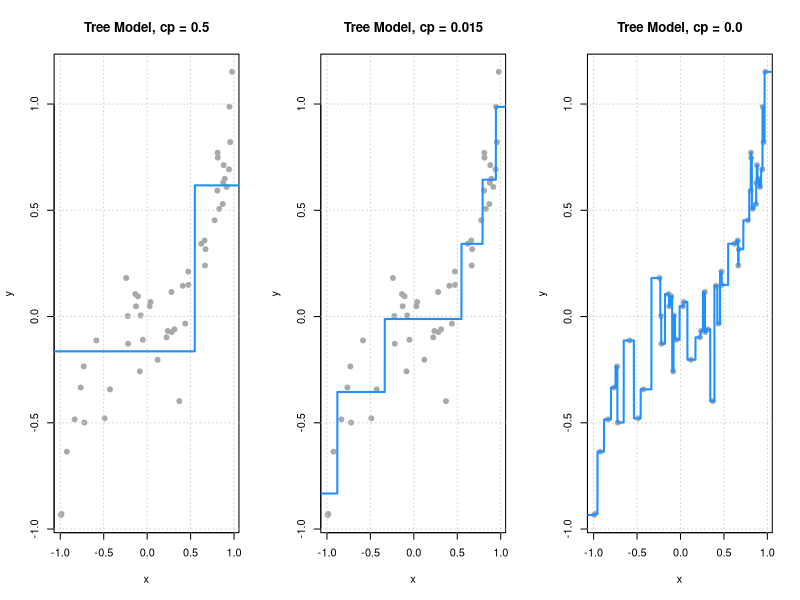
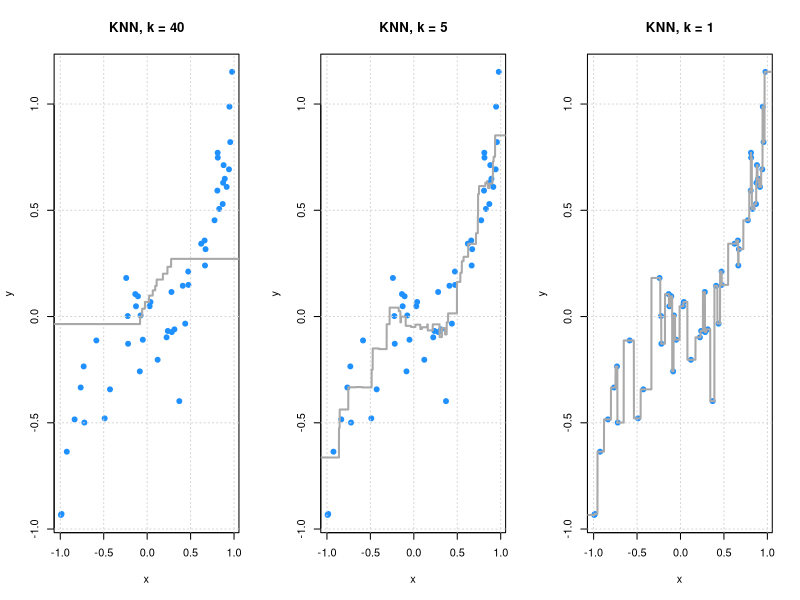
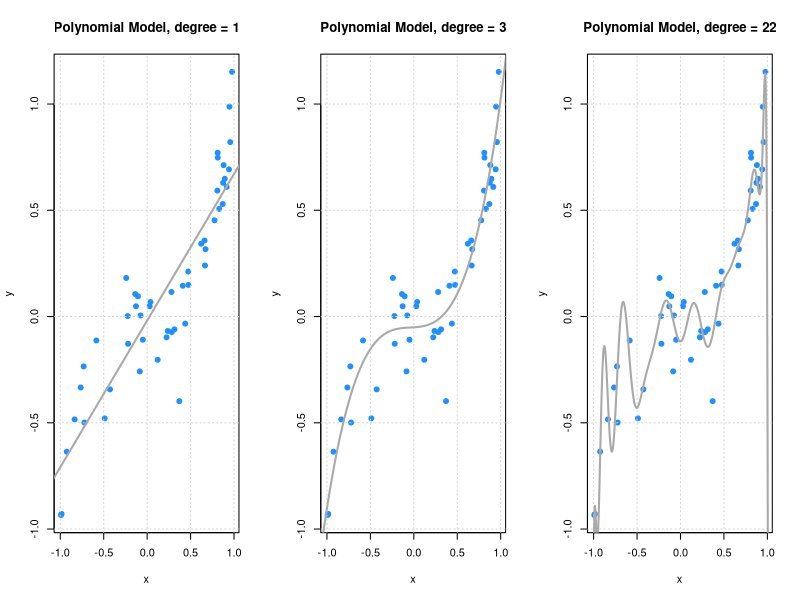
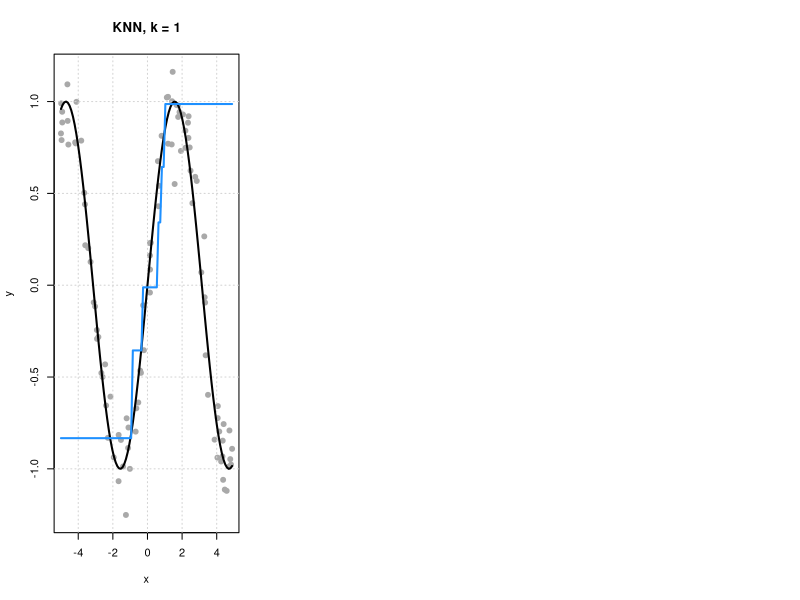

Generate these figures, in order, with R:
## ---- chunk 1
## load packages
library(rpart)
library(FNN)
## ---- chunk 2
# simulate data

## signal
f = function(x) {
  x ^ 3
}

## define data generating processs
get_sim_data = function(f, sample_size = 50) {
  x = runif(n = sample_size, min = -1, max = 1)
  y = rnorm(n = sample_size, mean = f(x), sd = 0.15)
  data.frame(x, y)
}

## simualte training data
set.seed(42)
sim_trn_data = get_sim_data(f = f)

## simulate testing data
set.seed(3)
sim_tst_data = get_sim_data(f = f)

## create grid for plotting
x_grid = data.frame(x = seq(-1.5, 1.5, 0.001))
## ---- chunk 3
# fit models

## tree models
tree_fit_l = rpart(y ~ x, data = sim_trn_data, 
                   control = rpart.control(cp = 0.500, minsplit = 2))
tree_fit_m = rpart(y ~ x, data = sim_trn_data, 
                   control = rpart.control(cp = 0.015, minsplit = 2))
tree_fit_h = rpart(y ~ x, data = sim_trn_data, 
                   control = rpart.control(cp = 0.000, minsplit = 2))

## knn models
knn_fit_l = knn.reg(train = sim_trn_data["x"], y = sim_trn_data$y, 
                    test = x_grid, k = 40)
knn_fit_m = knn.reg(train = sim_trn_data["x"], y = sim_trn_data$y, 
                    test = x_grid, k = 5)
knn_fit_h = knn.reg(train = sim_trn_data["x"], y = sim_trn_data$y, 
                    test = x_grid, k = 1)

## polynomial models
poly_fit_l = lm(y ~ poly(x,  1), data = sim_trn_data)
poly_fit_m = lm(y ~ poly(x,  3), data = sim_trn_data)
poly_fit_h = lm(y ~ poly(x, 22), data = sim_trn_data)
## ---- chunk 4
# get predictions

## tree models
tree_fit_l_pred = predict(tree_fit_l, newdata = x_grid)
tree_fit_m_pred = predict(tree_fit_m, newdata = x_grid)
tree_fit_h_pred = predict(tree_fit_h, newdata = x_grid)

## knn models
knn_fit_l_pred = knn_fit_l$pred
knn_fit_m_pred = knn_fit_m$pred
knn_fit_h_pred = knn_fit_h$pred

## polynomial models
poly_fit_l_pred = predict(poly_fit_l, newdata = x_grid)
poly_fit_m_pred = predict(poly_fit_m, newdata = x_grid)
poly_fit_h_pred = predict(poly_fit_h, newdata = x_grid)
## ---- chunk 5
# plot fitted trees

par(mfrow = c(1, 3))
plot(y ~ x, data = sim_trn_data, col = "darkgrey", pch = 20, 
     main = "Tree Model, cp = 0.5", cex = 1.5)
grid()
lines(x_grid$x, tree_fit_l_pred, col = "dodgerblue",  lwd = 2)

plot(y ~ x, data = sim_trn_data, col = "darkgrey", pch = 20,
     main = "Tree Model, cp = 0.015", cex = 1.5)
grid()
lines(x_grid$x, tree_fit_m_pred, col = "dodgerblue",  lwd = 2)

plot(y ~ x, data = sim_trn_data, col = "darkgrey", pch = 20, 
     main = "Tree Model, cp = 0.0", cex = 1.5)
grid()
lines(x_grid$x, tree_fit_h_pred, col = "dodgerblue",  lwd = 2)
## ---- chunk 6
# plot fitted KNN

par(mfrow = c(1, 3))
plot(y ~ x, data = sim_trn_data, col = "dodgerblue", pch = 20, 
     main = "KNN, k = 40", cex = 1.5)
grid()
lines(x_grid$x, knn_fit_l_pred, col = "darkgrey",  lwd = 2)

plot(y ~ x, data = sim_trn_data, col = "dodgerblue", pch = 20,
     main = "KNN, k = 5", cex = 1.5)
grid()
lines(x_grid$x, knn_fit_m_pred, col = "darkgrey",  lwd = 2)

plot(y ~ x, data = sim_trn_data, col = "dodgerblue", pch = 20, 
     main = "KNN, k = 1", cex = 1.5)
grid()
lines(x_grid$x, knn_fit_h_pred, col = "darkgrey",  lwd = 2)
## ---- chunk 7
# plot fitted polynomials
par(mfrow = c(1, 3))
plot(y ~ x, data = sim_trn_data, col = "dodgerblue", pch = 20, 
     main = "Polynomial Model, degree = 1", cex = 1.5)
grid()
lines(x_grid$x, poly_fit_l_pred, col = "darkgrey",  lwd = 2)

plot(y ~ x, data = sim_trn_data, col = "dodgerblue", pch = 20,
     main = "Polynomial Model, degree = 3", cex = 1.5)
grid()
lines(x_grid$x, poly_fit_m_pred, col = "darkgrey",  lwd = 2)

plot(y ~ x, data = sim_trn_data, col = "dodgerblue", pch = 20, 
     main = "Polynomial Model, degree = 22", cex = 1.5)
grid()
lines(x_grid$x, poly_fit_h_pred, col = "darkgrey",  lwd = 2)
## ---- chunk 8
## define data generating processs
gen_sim_data = function(f, sample_size = 100, x_min = -5, x_max = 5, sigma = 1) {
  x = runif(n = sample_size, min = x_min, max = x_max)
  y = rnorm(n = sample_size, mean = f(x), sd = sigma)
  data.frame(x, y)
}
## ---- chunk 9

## signal definition
f = function(x) {
  sin(x)
}

## simualte train and test data
set.seed(42)
sim_trn_data = gen_sim_data(f = f, sample_size = 100, sigma = 0.15)
sim_tst_data = gen_sim_data(f = f, sample_size = 100, sigma = 0.15)

## create grid for plotting
x_grid = data.frame(x = seq(-5, 5, 0.001))
## ---- chunk 10
plot(y ~ x, data = sim_trn_data, col = "darkgrey", pch = 20, 
     main = "KNN, k = 1", cex = 1.5)
grid()
curve(sin(x), add = TRUE, lwd = 2)
curve(predict(tree_fit_m, newdata = data.frame(x = x)), add = TRUE, col = "dodgerblue", lwd = 2)
